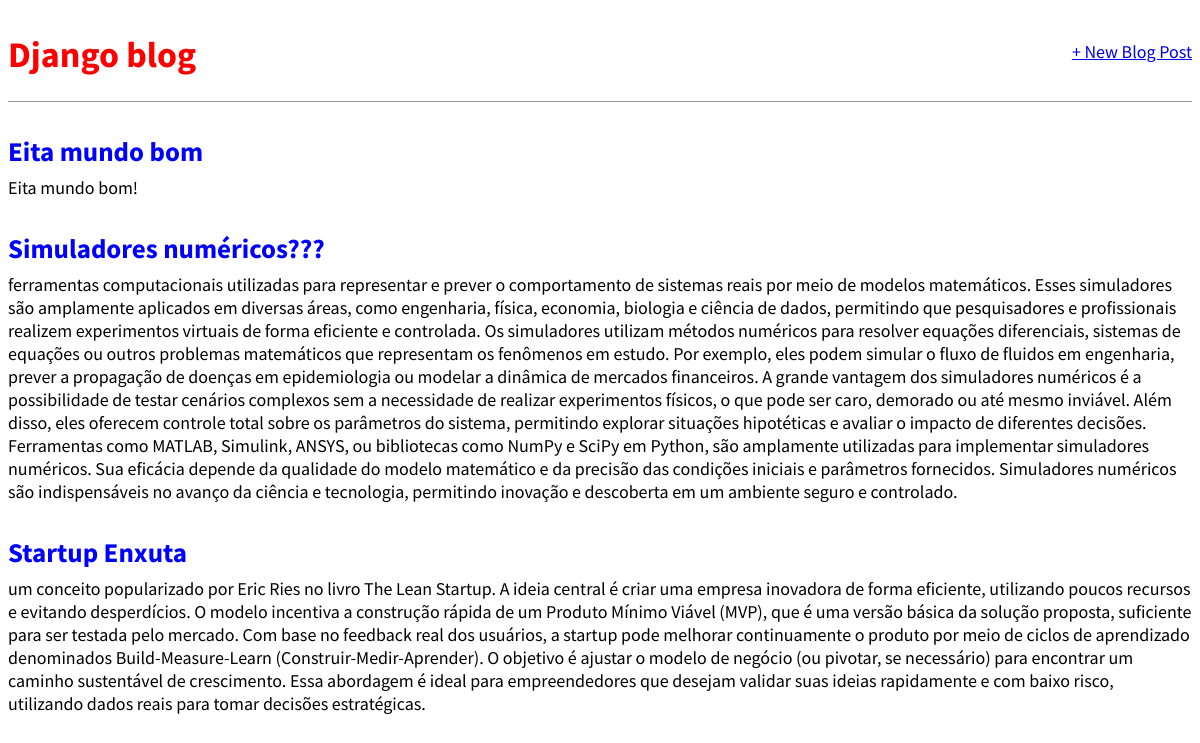
The page / on the database its author committed.
### blog/models.py (models this page shows, shortened)
class Post(models.Model):
    title = models.CharField(max_length=200)
    author = models.ForeignKey(
        User,
        on_delete=models.CASCADE
    )
    body = models.TextField()
    """
     O método `get_absolute_url` é uma prática recomendada no Django para definir uma URL
     canônica para cada instância de um modelo. Ele retorna o caminho absoluto (URL) que
     aponta para um objeto específico, permitindo que outras partes do código (ou mesmo
     o navegador do usuário) saibam para onde redirecionar após uma ação bem-sucedida
     como a criação ou edição de um objeto.
    """
    def get_absolute_url(self):
        return reverse("post_detail", args=[str(self.id)])
    """
    Por que usar `get_absolute_url`?
    1. Flexibilidade: Mesmo que a estrutura das URLs do projeto mude no futuro,
       o `get_absolute_url` garante que os links para objetos permaneçam consistentes.
    2. Boas práticas: Facilita a navegação e mantém o código mais organizado e reutilizável.
    3. Integração: Muitos componentes do Django, como templates e CBVs (Class-Based Views),
       esperam que este método esteja presente para gerar URLs automaticamente.
    """

### blog/views.py (the view)
# urls.py: path('', BlogListView.as_view(), name='home')
class BlogListView(ListView):
    model = Post
    template_name = 'home.html'

### blog/templates/home.html
{% extends 'base.html' %}
{% block content %}
    {% for post in object_list %}
        <div class="post-entry">
            <h2><a href="{% url 'post_detail' post.pk %}">{{ post.title }}</a></h2>
            <p>{{ post.body }}</p>
        </div>
    {% endfor %}
{% endblock content %}

### static/css/base.css (style rules this page uses)
body { font-family: 'Source Sans Pro', sans-serif; font-size: 18px; }
.post-entry { margin-bottom: 2rem; }
.post-entry h2 { margin: 0.5rem 0; }
.post-entry h2 a, .post-entry h2 a:visited { color: blue; text-decoration: none; }
.post-entry p { margin: 0; font-weight: 400; }

### rows shown on the page
Post: title "Eita mundo bom", body "Eita mundo bom!"
Post: title "Simuladores numéricos???", body "ferramentas computacionais utilizadas para representar e prever o comportamento de sistemas reais por meio de modelos matemáticos. Esses simuladores são amplamente aplicados em diversas áreas, como engenharia, física, economia, biologia e ciência de dados, permitindo que pesquisadores e profissionais realizem experimentos virtuais de forma eficiente e controlada. Os simuladores utilizam métodos numéricos para resolver equações diferenciais, sistemas de equações ou outros problemas matemáticos que representam os fenômenos em estudo. Por exemplo, eles podem simular o fluxo de fluidos em engenharia, prever a propagação de doenças em epidemiologia ou modelar a dinâmica de mercados financeiros.…"
Post: title "Startup Enxuta", body "um conceito popularizado por Eric Ries no livro The Lean Startup. A ideia central é criar uma empresa inovadora de forma eficiente, utilizando poucos recursos e evitando desperdícios. O modelo incentiva a construção rápida de um Produto Mínimo Viável (MVP), que é uma versão básica da solução proposta, suficiente para ser testada pelo mercado. Com base no feedback real dos usuários, a startup pode melhorar continuamente o produto por meio de ciclos de aprendizado denominados Build-Measure-Learn (Construir-Medir-Aprender). O objetivo é ajustar o modelo de negócio (ou pivotar, se necessário) para encontrar um caminho sustentável de crescimento. Essa abordagem é ideal para empreendedores que…"
